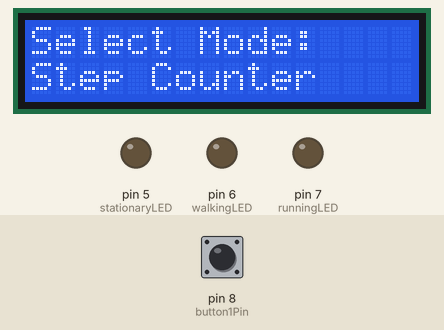
Simulated run of this sketch. Board: Arduino Uno, built with avr-gcc and run on an emulated ATmega328P. Parts: 16×2 character LCD, output pins drawn as LEDs (lit = HIGH). Inputs (shaded band) come from the test bench; at power-on: pin 8 (button1Pin) LOW. Random numbers use the default seed unless the sketch sets one.

Above: at 1.2 s.
1.3 s: pin 8 (button1Pin) pulled HIGH for 3.2 s
At 3.5 s:
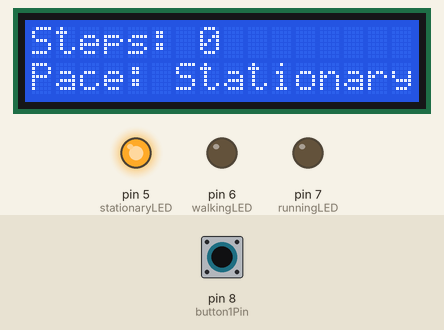
At 11.4 s:
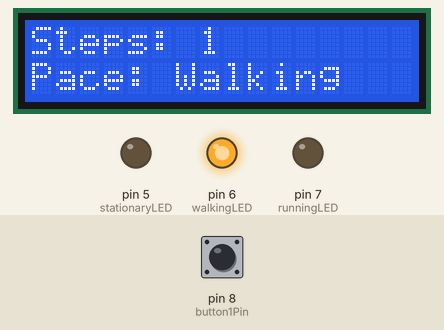
Timing chart, 0 to 12.0 s (numbered marks = the images above; inputs shaded):
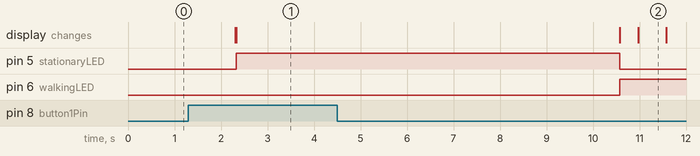

Measured:
- after the input at 1.3 s, pin 5 (stationaryLED): LOW → HIGH after 1.0 s, → LOW 8.2 s later; pin 6 (walkingLED): LOW → HIGH after 9.3 s; the display: first changes after 1.0 s (image 1 shows a later state)
- what the display in image 2 shows lasts 0.6 s, from 11.0 s to 11.6 s

The sketch:

EMS_Code1BasicComponentTest.ino
```cpp
#include <Wire.h>
#include <LiquidCrystal_I2C.h>

LiquidCrystal_I2C lcd(0x27, 16, 2);

// Pin assignments
const int stationaryLED = 5;
const int walkingLED    = 6;
const int runningLED    = 7;
const int button1Pin    = 8;  // Single menu/mode button

// Modes and menu
enum Mode { MENU, NORMAL, STEP_GOAL, CALIBRATION, SELF_TEST, COUNTDOWN, RESULTS };
Mode currentMode = MENU;

const int menuItems = 4;
const char* menuLabels[menuItems] = {
  "Step Counter",
  "Step Goal",
  "Calibration",
  "Self-Test"
};
int menuIndex = 0;
const int stepGoalOptions[3] = {500, 1000, 2000};
int selectedStepGoalIndex = 0;
int stepGoal = 0;

// Step tracking and pace
enum PaceState { STATIONARY, WALKING, RUNNING };
PaceState currentPace = STATIONARY;
unsigned long lastStepTime = 0;
int stepCount = 0;
float simulatedAccel = 0;
const float stepThreshold = 0.7;
bool aboveThreshold = false;

// Timing and state control
unsigned long lastStateChange = 0;
const unsigned long minStateDuration = 5000;
const unsigned long maxStateDuration = 15000;
unsigned long stateDuration = 0;

// Button handling
const unsigned long LONG_PRESS_TIME = 1000;
unsigned long buttonPressStart = 0;
bool button1Active = false;

// Results
unsigned long countdownStartTime = 0;
unsigned long totalTime = 0;
float averagePace = 0;

// Function Prototypes
void handleMenuButton(unsigned long currentTime);
void selectMenuItem();
void updateMenuDisplay();
void handleButtons(unsigned long currentTime);
void handleLongPress();
void handleShortPress();
void generateSensorData(unsigned long currentTime);
void detectSteps(unsigned long currentTime);
void changeState();
void updateDisplay();
void displayNormalMode();
void displayStepGoalMode();
void displaySetupGoalMenu();
void displayCalibrationMode();
void displaySelfTestMode();
void displayCountdownMode();
void displayResultsMode();
void updateLEDs();
void resetSystem();
void calculateAveragePace();

void setup() {
  pinMode(stationaryLED, OUTPUT);
  pinMode(walkingLED, OUTPUT);
  pinMode(runningLED, OUTPUT);
  pinMode(button1Pin, INPUT);

  lcd.init();
  lcd.backlight();
  randomSeed(analogRead(A0));
  currentMode = MENU;
  menuIndex = 0;
  updateMenuDisplay();
}

void loop() {
  unsigned long currentTime = millis();
  static unsigned long lastLCDUpdate = 0;
  static unsigned long lastSimTime = 0;

  if (currentMode == MENU) {
    handleMenuButton(currentTime);
    return;
  }

  handleButtons(currentTime);

  if (currentMode == NORMAL || currentMode == STEP_GOAL || currentMode == COUNTDOWN) {
    if (currentTime - lastStateChange > stateDuration) {
      changeState();
    }
    if (currentTime - lastSimTime > 20) {
      lastSimTime = currentTime;
      generateSensorData(currentTime);
      detectSteps(currentTime);
    }
  }

  if (currentTime - lastLCDUpdate > 200) {
    updateDisplay();
    updateLEDs();
    lastLCDUpdate = currentTime;
  }
}

// --- MENU HANDLING ---
void handleMenuButton(unsigned long currentTime) {
  static bool buttonActive = false;
  static unsigned long buttonPressStart = 0;

  if (digitalRead(button1Pin) == HIGH) {
    if (!buttonActive) {
      buttonPressStart = currentTime;
      buttonActive = true;
    }
    if (currentTime - buttonPressStart > LONG_PRESS_TIME) {
      selectMenuItem();
      buttonActive = false;
    }
  } else {
    if (buttonActive) {
      // Short press: go to next menu item
      menuIndex = (menuIndex + 1) % menuItems;
      updateMenuDisplay();
      buttonActive = false;
    }
  }
}

void selectMenuItem() {
  lcd.clear();
  switch(menuIndex) {
    case 0:
      currentMode = NORMAL;
      stepCount = 0;
      break;
    case 1:
      currentMode = STEP_GOAL;
      selectedStepGoalIndex = 0;
      stepGoal = stepGoalOptions[selectedStepGoalIndex];
      stepCount = 0;
      lcd.clear();
      lcd.print("Goal: ");
      lcd.print(stepGoal);
      lcd.print(" steps");
      delay(1000);
      break;
    case 2:
      currentMode = CALIBRATION;
      lcd.clear();
      lcd.print("Calibration...");
      delay(1500);
      resetSystem();
      break;
    case 3:
      currentMode = SELF_TEST;
      lcd.clear();
      lcd.print("Self-Test...");
      delay(1500);
      resetSystem();
      break;
  }
}

void updateMenuDisplay() {
  lcd.clear();
  lcd.setCursor(0, 0);
  lcd.print("Select Mode:");
  lcd.setCursor(0, 1);
  lcd.print(menuLabels[menuIndex]);
}

// --- BUTTON HANDLING FOR OTHER MODES ---
void handleButtons(unsigned long currentTime) {
  static bool buttonActive = false;
  static unsigned long buttonPressStart = 0;

  if (digitalRead(button1Pin) == HIGH) {
    if (!buttonActive) {
      buttonPressStart = currentTime;
      buttonActive = true;
    }
    if (currentMode == STEP_GOAL && (currentTime - buttonPressStart > LONG_PRESS_TIME)) {
      // Long press to confirm step goal selection and start countdown
      currentMode = COUNTDOWN;
      countdownStartTime = millis();
      lcd.clear();
      buttonActive = false;
    }
    if (currentMode == STEP_GOAL && (currentTime - buttonPressStart > 200) && (currentTime - buttonPressStart < LONG_PRESS_TIME)) {
      // Short press to cycle step goal options
      selectedStepGoalIndex = (selectedStepGoalIndex + 1) % 3;
      stepGoal = stepGoalOptions[selectedStepGoalIndex];
      lcd.clear();
      lcd.print("Goal: ");
      lcd.print(stepGoal);
      lcd.print(" steps");
      delay(500);
      buttonActive = false;
    }
  } else {
    buttonActive = false;
  }
}

// --- STEP SIMULATION AND DETECTION ---
void generateSensorData(unsigned long currentTime) {
  float freq = 0.0;
  switch(currentPace) {
    case WALKING: freq = 1.5; break;
    case RUNNING: freq = 3.0; break;
    default: freq = 0.0;
  }
  simulatedAccel = (freq > 0) ? sin(2 * PI * freq * (currentTime / 1000.0)) : 0;
  simulatedAccel += random(-10, 10) / 100.0;
}

void detectSteps(unsigned long currentTime) {
  if (simulatedAccel > stepThreshold && !aboveThreshold) {
    aboveThreshold = true;
    stepCount++;
    if (currentMode == COUNTDOWN && stepGoal > 0) {
      if (stepCount >= stepGoal) {
        totalTime = (currentTime - countdownStartTime) / 1000; // in seconds
        calculateAveragePace();
        currentMode = RESULTS;
        lcd.clear();
      }
    }
    lastStepTime = currentTime;
  }
  if (simulatedAccel < stepThreshold) {
    aboveThreshold = false;
  }
}

void calculateAveragePace() {
  float timeMinutes = totalTime / 60.0;
  averagePace = (stepGoal > 0) ? (timeMinutes / (stepGoal / 1000.0)) : 0; // min per 1000 steps
}

// --- STATE MACHINE FOR PACE ---
void changeState() {
  int randNum = random(100);
  if (randNum < 10) currentPace = RUNNING;
  else if (randNum < 70) currentPace = WALKING;
  else currentPace = STATIONARY;
  stateDuration = random(minStateDuration, maxStateDuration);
  lastStateChange = millis();
}

// --- DISPLAY UPDATES ---
void updateDisplay() {
  lcd.clear();
  switch(currentMode) {
    case NORMAL:
      displayNormalMode();
      break;
    case STEP_GOAL:
      displaySetupGoalMenu();
      break;
    case COUNTDOWN:
      displayCountdownMode();
      break;
    case RESULTS:
      displayResultsMode();
      break;
    default:
      break;
  }
}

void displayNormalMode() {
  lcd.setCursor(0, 0);
  lcd.print("Steps: ");
  lcd.print(stepCount);
  lcd.setCursor(0, 1);
  lcd.print("Pace: ");
  switch(currentPace) {
    case STATIONARY: lcd.print("Stationary"); break;
    case WALKING:    lcd.print("Walking   "); break;
    case RUNNING:    lcd.print("Running   "); break;
  }
}

void displaySetupGoalMenu() {
  lcd.setCursor(0, 0);
  lcd.print("Set Step Goal:");
  lcd.setCursor(0, 1);
  lcd.print(stepGoalOptions[selectedStepGoalIndex]);
  lcd.print(" steps");
}

void displayCountdownMode() {
  lcd.setCursor(0, 0);
  lcd.print("Goal: ");
  lcd.print(stepGoal);
  lcd.print(" steps");
  lcd.setCursor(0, 1);
  lcd.print("Count: ");
  lcd.print(stepCount);
}

void displayResultsMode() {
  lcd.setCursor(0, 0);
  lcd.print("Time: ");
  lcd.print(totalTime / 60);
  lcd.print("m ");
  lcd.print(totalTime % 60);
  lcd.print("s");
  lcd.setCursor(0, 1);
  lcd.print("Pace: ");
  lcd.print(averagePace, 1);
  lcd.print(" min/1k");
}

// --- LED UPDATES ---
void updateLEDs() {
  digitalWrite(stationaryLED, currentPace == STATIONARY ? HIGH : LOW);
  digitalWrite(walkingLED,    currentPace == WALKING    ? HIGH : LOW);
  digitalWrite(runningLED,    currentPace == RUNNING    ? HIGH : LOW);
}

// --- SYSTEM CONTROL ---
void resetSystem() {
  stepCount = 0;
  currentMode = MENU;
  menuIndex = 0;
  updateMenuDisplay();
}
```
